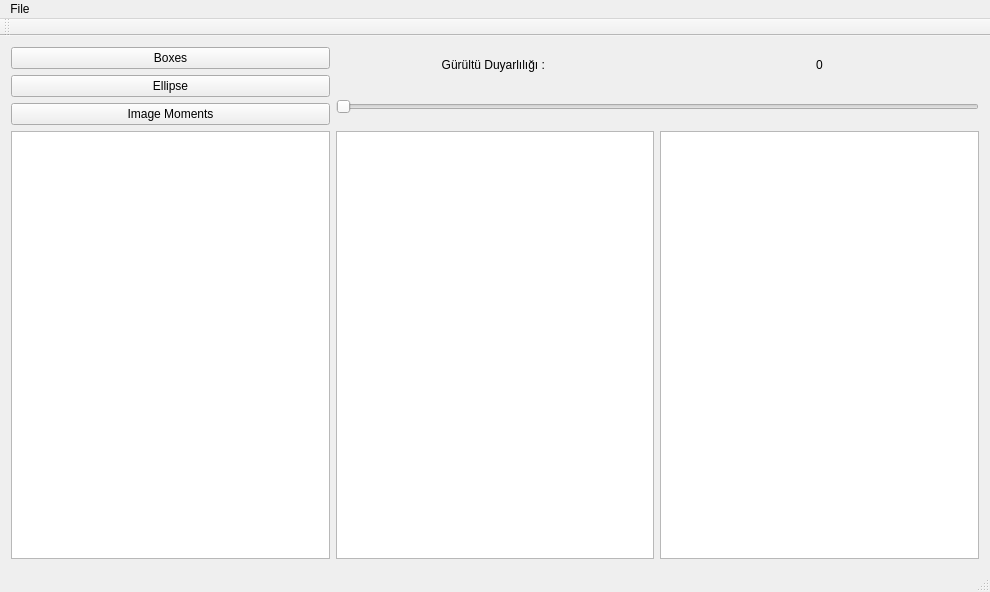
<?xml version="1.0" encoding="UTF-8"?>
<ui version="4.0">
 <class>MainWindow</class>
 <widget class="QMainWindow" name="MainWindow">
  <property name="geometry">
   <rect>
    <x>0</x>
    <y>0</y>
    <width>990</width>
    <height>592</height>
   </rect>
  </property>
  <property name="font">
   <font>
    <italic>false</italic>
   </font>
  </property>
  <property name="windowTitle">
   <string>MainWindow</string>
  </property>
  <widget class="QWidget" name="centralWidget">
   <layout class="QGridLayout" name="gridLayout_3">
    <item row="0" column="0">
     <layout class="QGridLayout" name="gridLayout_2">
      <item row="0" column="0">
       <widget class="QPushButton" name="pushButton">
        <property name="text">
         <string>Boxes</string>
        </property>
       </widget>
      </item>
      <item row="0" column="1" rowspan="2">
       <widget class="QLabel" name="label">
        <property name="text">
         <string>Gürültü Duyarlılığı : </string>
        </property>
        <property name="alignment">
         <set>Qt::AlignCenter</set>
        </property>
       </widget>
      </item>
      <item row="0" column="2" rowspan="2">
       <widget class="QLabel" name="GDtext">
        <property name="text">
         <string>0</string>
        </property>
        <property name="alignment">
         <set>Qt::AlignCenter</set>
        </property>
       </widget>
      </item>
      <item row="1" column="0" rowspan="2">
       <widget class="QPushButton" name="pushButton_2">
        <property name="text">
         <string>Ellipse</string>
        </property>
       </widget>
      </item>
      <item row="3" column="0">
       <widget class="QPushButton" name="image_moments">
        <property name="text">
         <string>Image Moments</string>
        </property>
       </widget>
      </item>
      <item row="2" column="1" rowspan="2" colspan="2">
       <widget class="QSlider" name="slider">
        <property name="maximum">
         <number>100</number>
        </property>
        <property name="orientation">
         <enum>Qt::Horizontal</enum>
        </property>
       </widget>
      </item>
     </layout>
    </item>
    <item row="1" column="0">
     <layout class="QGridLayout" name="gridLayout">
      <item row="0" column="0">
       <widget class="QGraphicsView" name="DefaultImage"/>
      </item>
      <item row="0" column="3">
       <widget class="QGraphicsView" name="graphicsView_2"/>
      </item>
      <item row="0" column="1">
       <widget class="QTextEdit" name="textEdit">
        <property name="readOnly">
         <bool>true</bool>
        </property>
       </widget>
      </item>
     </layout>
    </item>
   </layout>
  </widget>
  <widget class="QMenuBar" name="menuBar">
   <property name="geometry">
    <rect>
     <x>0</x>
     <y>0</y>
     <width>990</width>
     <height>22</height>
    </rect>
   </property>
   <widget class="QMenu" name="menuFile">
    <property name="title">
     <string>File</string>
    </property>
    <addaction name="actionOpen"/>
    <addaction name="actionClear"/>
   </widget>
   <addaction name="menuFile"/>
  </widget>
  <widget class="QToolBar" name="mainToolBar">
   <attribute name="toolBarArea">
    <enum>TopToolBarArea</enum>
   </attribute>
   <attribute name="toolBarBreak">
    <bool>false</bool>
   </attribute>
  </widget>
  <widget class="QStatusBar" name="statusBar"/>
  <action name="actionOpen">
   <property name="text">
    <string>Open</string>
   </property>
  </action>
  <action name="actionClear">
   <property name="text">
    <string>Clear</string>
   </property>
  </action>
 </widget>
 <layoutdefault spacing="6" margin="11"/>
 <resources/>
 <connections/>
</ui>
